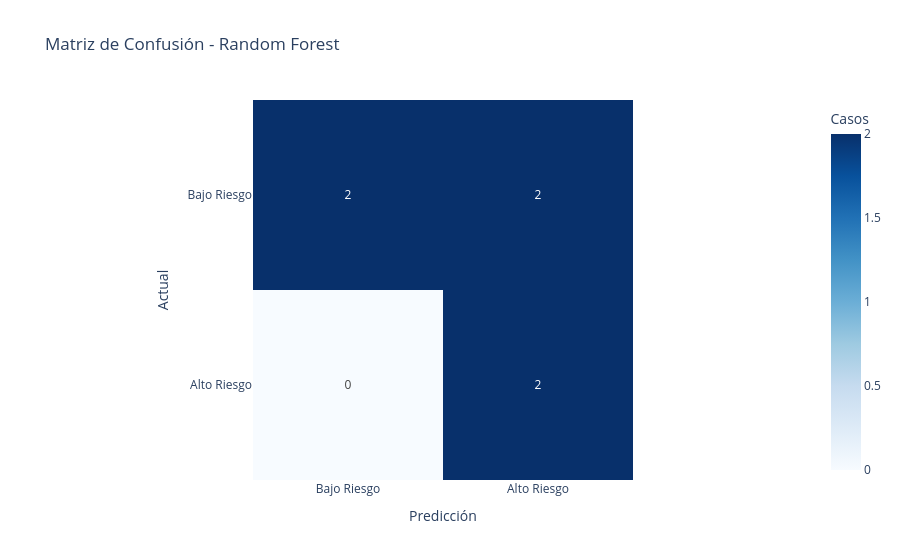

Notebook code for this chart:
### Markdown cell above
---

## 🌲 Paso 5: Entrenar Random Forest

**Técnica:** Random Forest Classifier (ensemble de 100 árboles)

**Hiperparámetros:**
- `n_estimators=100`: 100 árboles de decisión
- `max_depth=10`: Profundidad máxima (evita overfitting)
- `min_samples_split=5`: Mínimo 5 muestras para dividir nodo
- `min_samples_leaf=2`: Mínimo 2 muestras en hoja terminal

**Ventajas:** Robusto, maneja relaciones no-lineales, proporciona feature importance

### Code cell
# Random Forest Classifier
print("🌲 Entrenando Random Forest...")

rf_model = RandomForestClassifier(
    n_estimators=100,
    max_depth=10,
    min_samples_split=5,
    min_samples_leaf=2,
    random_state=42,
    n_jobs=-1
)

rf_model.fit(X_train, y_train)

# Predicciones
y_pred_rf = rf_model.predict(X_test)
y_proba_rf = rf_model.predict_proba(X_test)[:, 1]

# Métricas
print("\n📊 Métricas - Random Forest:")
try:
    print(classification_report(y_test, y_pred_rf, target_names=['Bajo Riesgo', 'Alto Riesgo']))
except ValueError:
    # Si solo hay una clase, usar labels explícitamente
    print(classification_report(y_test, y_pred_rf, labels=[0, 1], target_names=['Bajo Riesgo', 'Alto Riesgo']))

try:
    roc_auc_rf = roc_auc_score(y_test, y_proba_rf)
    print(f"\n🎯 ROC-AUC Score: {roc_auc_rf:.3f}")
except ValueError as e:
    print(f"\n⚠️ ROC-AUC no disponible: {str(e)}")
    roc_auc_rf = None

# Matriz de confusión
cm_rf = confusion_matrix(y_test, y_pred_rf, labels=[0, 1])
fig = px.imshow(
    cm_rf,
    text_auto=True,
    labels=dict(x='Predicción', y='Actual', color='Casos'),
    x=['Bajo Riesgo', 'Alto Riesgo'],
    y=['Bajo Riesgo', 'Alto Riesgo'],
    title='Matriz de Confusión - Random Forest',
    color_continuous_scale='Blues'
)
fig.show()

### Figure 1 — Plotly figure (JSON) as saved in the notebook; plotly's stock layout.template omitted (floating-point values rounded to 4 significant figures)
{"data": [{"coloraxis": "coloraxis", "hovertemplate": "Predicción: %{x}<br>Actual: %{y}<br>Casos: %{z}<extra></extra>", "name": "0", "texttemplate": "%{z}", "type": "heatmap", "x": ["Bajo Riesgo", "Alto Riesgo"], "xaxis": "x", "y": ["Bajo Riesgo", "Alto Riesgo"], "yaxis": "y", "z": [[2, 2], [0, 2]]}], "layout": {"coloraxis": {"colorbar": {"title": {"text": "Casos"}}, "colorscale": [[0, "rgb(247,251,255)"], [0.125, "rgb(222,235,247)"], [0.25, "rgb(198,219,239)"], [0.375, "rgb(158,202,225)"], [0.5, "rgb(107,174,214)"], [0.625, "rgb(66,146,198)"], [0.75, "rgb(33,113,181)"], [0.875, "rgb(8,81,156)"], [1, "rgb(8,48,107)"]]}, "title": {"text": "Matriz de Confusión - Random Forest"}, "xaxis": {"anchor": "y", "constrain": "domain", "domain": [0, 1], "scaleanchor": "y", "title": {"text": "Predicción"}}, "yaxis": {"anchor": "x", "autorange": "reversed", "constrain": "domain", "domain": [0, 1], "title": {"text": "Actual"}}}}
